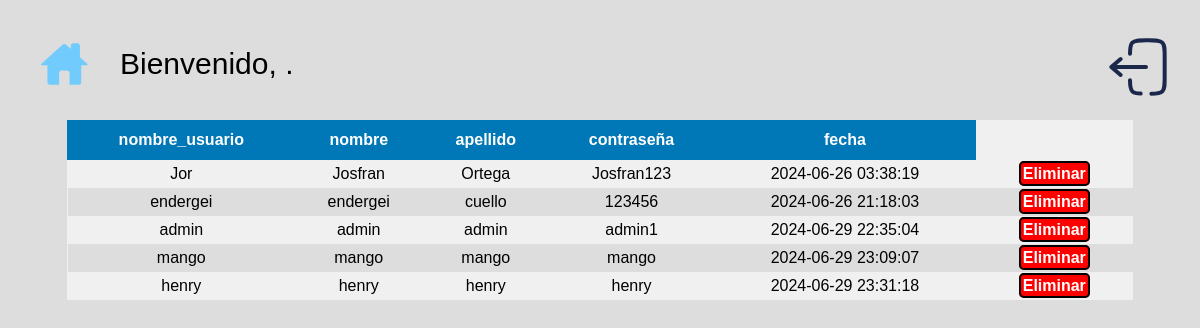
Screenshot of /admin/usuario_view.php with the database file from the repository.
### tables this page shows
CREATE TABLE `usuarios` (
  `usuario_id` int(11) NOT NULL,
  `nombre_usuario` varchar(50) NOT NULL,
  `nombre` text NOT NULL,
  `apellido` text NOT NULL,
  `usuario_password` varchar(40) NOT NULL,
  `fecha` timestamp NOT NULL DEFAULT current_timestamp(),
  `privilegio` tinyint(1) NOT NULL
);

### admin/usuario_view.php (the view, shortened to what this page needs)
<?php
include 'header.php';
$conn = conexion();
$result = $conn->query("SELECT * FROM usuarios");
?>
<!DOCTYPE html>
<html lang="en">
<head>
    <link rel="stylesheet" href="css/styletb.css">
</head>
<body>
<table class="table-blue">
    <thead>
        <tr>
        <th class="th-blue">nombre_usuario</th>
        <th class="th-blue">nombre</th>
        <th class="th-blue">apellido</th>
        <th class="th-blue">contraseña</th>
        <th class="th-blue">fecha</th>
        </tr>
    </thead>
    <tbody>
       <?php
       while($item = $result->fetch_assoc()){?>
            <tr>
            <td><?php echo $item['nombre_usuario']?></td>
            <td><?php echo $item['nombre']?></td>
            <td><?php echo $item['apellido']?></td>
            <td><?php echo $item['usuario_password']?> </td>
            <td><?php echo $item['fecha']?></td>
            <td><a onclick="return eliminar()" href="eliminar_usuario_query.php?id=<?php echo $item['usuario_id']?>"class="btn_delete">eliminar</a></td>
            </tr>
         <?php
       }
       ?>
  </tbody>
</table>
</body>
</html>

### admin/css/styletb.css (style rules this page uses)
body { font-family: Arial, Helvetica, sans-serif; background-color: rgb(221,221,221); }
table { width: 100%; border-collapse: collapse; }
table tr:nth-child(even) { background-color: rgb(221, 221, 221); }
table, tr, td, th { padding: 5px 10px; text-align: center; }
.btn_delete { margin: 5px; padding: 2px; background-color: red; color: #fff; border: 2px solid black; border-radius: 5px; text-transform: capitalize; font-weight: bold; text-decoration: none; }
.table-blue { border-collapse: collapse; width: 90%; margin: 0 auto; background-color: #f0f0f0; }
.th-blue { background-color: #0077B6; color: #fff; padding: 10px; text-align: center; border: 1px solid #0077B6; }

### rows the page displays
usuarios: nombre_usuario "Jor", nombre "Josfran", apellido "Ortega", usuario_password "Josfran123", fecha "2024-06-26 03:38:19"
usuarios: nombre_usuario "endergei", nombre "endergei", apellido "cuello", usuario_password "123456", fecha "2024-06-26 21:18:03"
usuarios: nombre_usuario "admin", nombre "admin", apellido "admin", usuario_password "admin1", fecha "2024-06-29 22:35:04"
usuarios: nombre_usuario "mango", nombre "mango", apellido "mango", usuario_password "mango", fecha "2024-06-29 23:09:07"
usuarios: nombre_usuario "henry", nombre "henry", apellido "henry", usuario_password "henry", fecha "2024-06-29 23:31:18"
